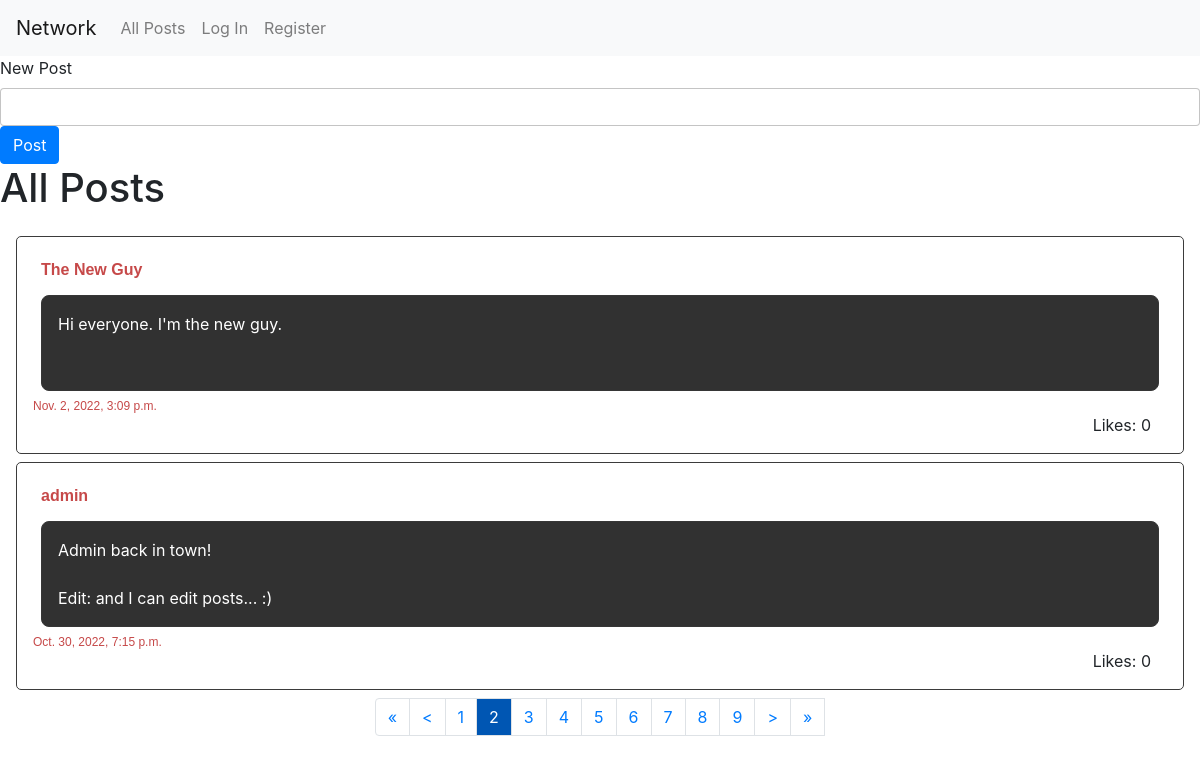
Screenshot of /?page=2 with the database file from the repository.
### network/models.py (models this page shows, shortened)
class Post(models.Model):
    user = models.ForeignKey(User, on_delete=models.CASCADE, related_name='poster')
    created = models.DateTimeField(auto_now_add=True)
    content = models.TextField()
    likes = models.IntegerField(default=0)

class User(AbstractUser):
    pass

### network/views.py (the view)
# urls.py: path("", views.PostListAllView.as_view(), name="index"),
class PostListAllView(ListView):
    paginate_by = NUM_POSTS_PER_PAGE
    model = Post
    ordering = ['-created']
    context_object_name = "posts"
    template_name = "network/index.html"
    def get_context_data(self, **kwargs):
        context = super(PostListAllView, self).get_context_data(**kwargs)
        context.update({
            'home': True
        })
        return context

### network/templates/network/index.html (shortened to what this page needs)
{% extends "network/layout.html" %}
{% block body %}
<div id='home'>
    {% if home %}
        <form class="new-post">
            <div>
                <label for="newpost-textarea">New Post</label>
                <input type='text' class="form-control new-post-input" id="newpost-textarea" autocomplete="off">
                <input id='submit-new-post' class="btn btn-primary" type='submit' value='Post'>
            </div>
        </form>
        <h1>All Posts</h1>
    {% endif %}
    <div id="posts">
        {% for post in posts %}
            <div class="post">
                <div>
                    <span class="post-username">{{post.user}}</span>
                </div><div class="post-content">{{post.content}}</div>
                <div class="post-created">
                    {{post.created}}
                </div>
                <div class="post-likes">
                    Likes: {{post.likes}}
                </div>
            </div>
        {% endfor %}
        <nav aria-label="Page navigation">
            <ul class="pagination">
                <li class="page-item"><a class="page-link {% if not page_obj.has_previous %} deactivated {% endif %}" href="?page=1">&laquo;</a></li>
                <li class="page-item"><a class="page-link {% if not page_obj.has_previous %} deactivated {% endif %}" href="{% if page_obj.has_previous %} ?page={{ page_obj.previous_page_number }} {% endif %}">&lt;</a></li>
                {% for p in paginator.page_range %}
                    <li class="page-item"><a class="page-link {% if page_obj.number == p %} selected-page {% endif %}" href="?page={{p}}" >{{p}}</a></li>
                {% endfor %}
                <a class="page-link {% if not page_obj.has_next %} deactivated {% endif %}" href="{% if page_obj.has_next %} ?page={{ page_obj.next_page_number }} {% endif %}">&gt;</a>
                <a class="page-link {% if not page_obj.has_next %} deactivated {% endif %}" href="?page={{ paginator.num_pages }}">&raquo;</a>
            </ul>
        </nav>
    </div>
</div>
{% endblock %}

### network/static/network/styles.css (style rules this page uses)
#posts { padding: 1rem; }
.new-post-input { border: rgba(0, 0, 0, 0.233) 1px solid; padding: 1rem; }
.post { border: #3b3b3b 1px solid; padding: 1rem; margin-bottom: 0.5rem; border-radius: 5px; display: flex; flex-direction: column; }
.post-username { font: 700 1rem "montserrat", sans-serif; color: #c64949; margin: 0.5rem; display: inline-block; cursor: pointer; }
.post-content { min-height: 6rem; border: #363636 1px solid; border-radius: 8px; background-color: #313131; color: white; padding: 1rem; margin: 0.5rem; white-space: pre; }
.post-created { font: 400 0.75rem "montserrat", sans-serif; color: #c64949; }
.post-likes { align-self: flex-end; margin: 0 1rem; }
.pagination { display: flex; justify-content: center; }
.selected-page { color: white; background-color: #0056b3; }

### rows the page displays
Post: user "The New Guy", content "Hi everyone. I'm the new guy.", created "Nov. 2, 2022, 3:09 p.m.", likes "0"
Post: user "admin", content "Admin back in town! Edit: and I can edit posts... :)", created "Oct. 30, 2022, 7:15 p.m.", likes "0"

### other values shown
{{ p }} "1" "2" "3" "4" "5" "6" "7" "8" "9"
